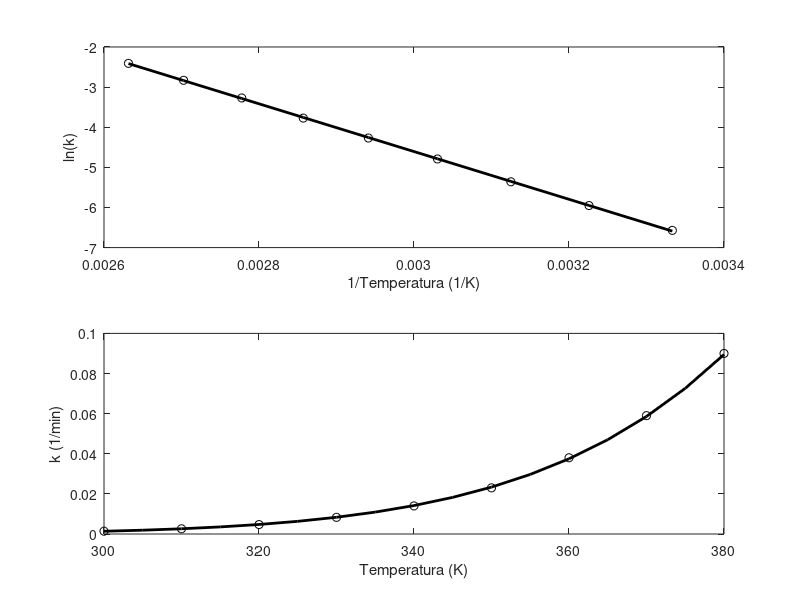

The MATLAB script that drew this image: (Note: this script raises an error after producing the figure.)
function problema_5a
% Para ser utilizado con el texto H. Jorquera y C. Gelmi "Métodos Numéricos
% Aplicados a Ingeniería: Casos de estudio en Ingeniería de Procesos usando
% MATLAB", Ediciones UC, 2014.
%
% Última revisión: 12/04/2024.

% Método de ajuste lineal: polyit
R = 1.987; % cal/gmol*K
k = [0.0014 0.0026 0.0047 0.0083 0.014 0.023 0.038 0.059 0.09]; % Datos experimentales
T = 300:10:380;
invT = 1./T;
y = log(k);

% Ajuste de ecuación de la recta usando polyfit de orden 1
p = polyfit(invT,y,1);

% Comparación gráfica entre modelo lineal y datos experimentales
subplot(2,1,1)
plot(invT,y,'ko',invT,polyval(p,invT),'k','LineWidth',2)
xlabel('1/Temperatura (1/K)')
ylabel('ln(k)')
subplot(2,1,2)
T1 = 300:5:380; % Calcula más valores de tiempo
plot(T,k,'ko',T1,exp(p(1,2))*exp(p(1,1)*1./T1),'k','LineWidth',2)
xlabel('Temperatura (K)')
ylabel('k (1/min)')

% Despliegue de resultados
disp(['A = ' int2str(exp(p(1,2))) ' (1/min)'])
disp(['E = ' int2str(-p(1,1)*R) ' (cal/gmol)'])

% Error cuadrático entre el modelo y datos experimentales
kmoderror = exp(p(1,2))*exp(p(1,1)*invT);
error = sumsqr(k-kmoderror);
disp(['error = ' num2str(error)])

% Método usando optimización: lsqcurvefit
[x resnorm] = lsqcurvefit(@modelo,[500000 1e4],T,k)

%%%%%%%%%%%%%%%%%%%%%%%%%%%%%%%%%%
function F = modelo(x,xdata)
R = 1.987; % cal/gmol*K
F = x(1)*exp(-x(2)./(R*xdata));
